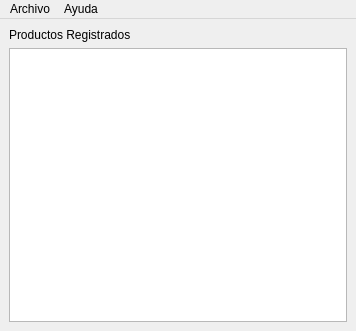
<?xml version="1.0" encoding="UTF-8"?>
<ui version="4.0">
 <class>MainWindow</class>
 <widget class="QMainWindow" name="MainWindow">
  <property name="geometry">
   <rect>
    <x>0</x>
    <y>0</y>
    <width>356</width>
    <height>331</height>
   </rect>
  </property>
  <property name="windowTitle">
   <string>Ventana Principal</string>
  </property>
  <widget class="QWidget" name="centralwidget">
   <layout class="QGridLayout" name="gridLayout">
    <item row="0" column="0">
     <widget class="QLabel" name="label">
      <property name="text">
       <string>Productos Registrados</string>
      </property>
     </widget>
    </item>
    <item row="1" column="0">
     <widget class="QTableWidget" name="tabla"/>
    </item>
   </layout>
  </widget>
  <widget class="QMenuBar" name="menuBar">
   <property name="geometry">
    <rect>
     <x>0</x>
     <y>0</y>
     <width>356</width>
     <height>30</height>
    </rect>
   </property>
   <widget class="QMenu" name="menuArchivo">
    <property name="title">
     <string>Archivo</string>
    </property>
    <addaction name="actionNuevo"/>
    <addaction name="separator"/>
    <addaction name="actionSalir"/>
   </widget>
   <widget class="QMenu" name="menuAyuda">
    <property name="title">
     <string>Ayuda</string>
    </property>
    <addaction name="actionAcerca_de"/>
   </widget>
   <addaction name="menuArchivo"/>
   <addaction name="menuAyuda"/>
  </widget>
  <action name="actionNuevo">
   <property name="text">
    <string>Nuevo</string>
   </property>
   <property name="shortcut">
    <string>Meta+N</string>
   </property>
  </action>
  <action name="actionSalir">
   <property name="text">
    <string>Salir</string>
   </property>
   <property name="shortcut">
    <string>Meta+X</string>
   </property>
  </action>
  <action name="actionAcerca_de">
   <property name="text">
    <string>Acerca de ...</string>
   </property>
   <property name="shortcut">
    <string>Meta+Y</string>
   </property>
  </action>
 </widget>
 <resources/>
 <connections/>
</ui>
